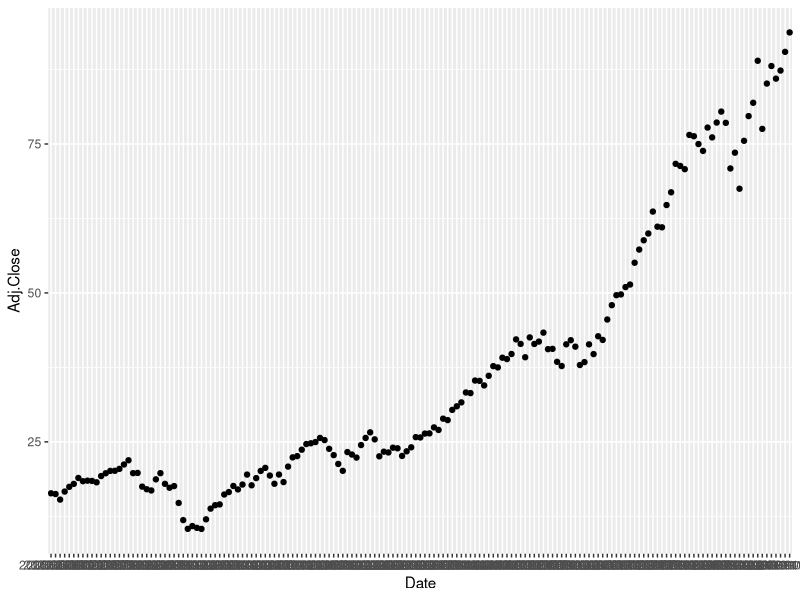

This figure's R source: (Note: this script raises an error after producing the figure.)
data <- read.csv("data/First_Trust_NASDAQ_100_Technology_Sector_Index_Fund_05022006_11072019.csv", stringsAsFactors = FALSE)

library("ggplot2")

plot <- ggplot(data = data) +
  geom_point(mapping = aes(
    x = Date, 
    y = Adj.Close
    ))  

plot <- ggplot(data = data) +
  geom_point(mapping = aes(
    x = Date, y = Adj.Close)) +
  geom_smooth(x = Date, y = Adj.Close, method = y~poly(x,6), se = TRUE, fullrange = FALSE, level = 0.95)
